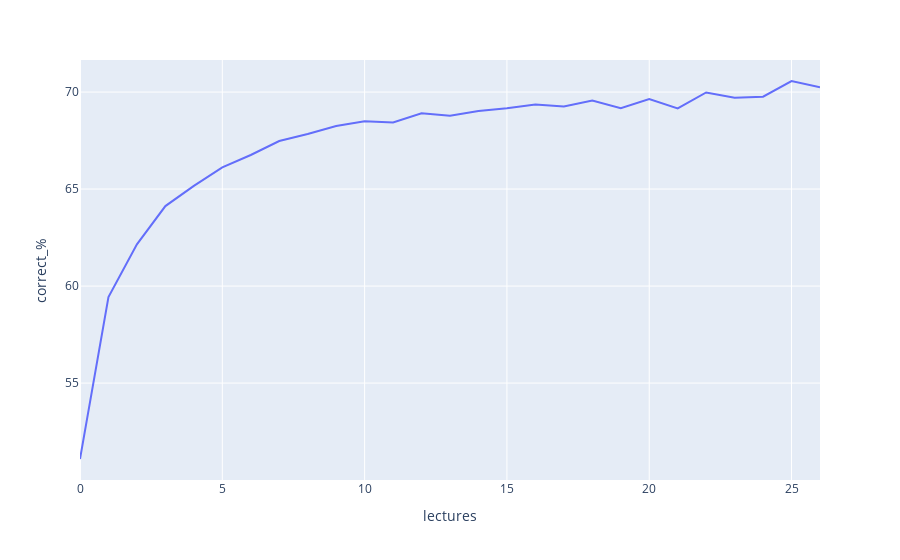

The code cell stored with this chart in its notebook:
### Markdown cell above
Видим, что на вопросы с темой=5 получено 63.8% правильных ответов, а на вопросы с темой=1 более 78.2%

### Code cell
# группируем данные по пользователям
result = (train.group_by('user_id')
     # посчитаем необходимые аггрегаты
.agg(
    # количество строк
    pl.col('row_id').count().alias('rows'),
    # количество лекций
    (pl.col('content_type_id') == 1).sum().alias('lectures'),
    # количество вопросов
    (pl.col('content_type_id') == 0).sum().alias('questions'),
    # количество правильных ответов
    (pl.col('answered_correctly') == 1).sum().alias('correct'),
).filter(
    # уберем из выборки результаты с малым количеством строк
    (pl.col('rows') > pl.col('rows').quantile(0.1)) &
    # Отсечем выбросы с количеством лекций
    (pl.col('lectures') < pl.col('lectures').quantile(0.95))
# отбираем колонки для дальнейшего анализа
).select(
    # количество лекций
    pl.col('lectures'),
    # считаем процент правильных ответов
    (pl.col('correct') / pl.col('questions') * 100).alias('correct_%')
).group_by(
    # группируем по количеству лекций
    pl.col('lectures')
).agg(
    # аггрегируем среднее по правильным ответам
    pl.col('correct_%').mean()
).sort('lectures')
          .collect(streaming=True))
# строим график
print(result)
px.line(result, x='lectures', y='correct_%')

### Figure 1 — Plotly figure (JSON) as saved in the notebook; plotly's stock layout.template omitted (floating-point values rounded to 4 significant figures)
{"data": [{"hovertemplate": "lectures=%{x}<br>correct_%=%{y}<extra></extra>", "legendgroup": "", "line": {"color": "#636efa", "dash": "solid"}, "marker": {"symbol": "circle"}, "mode": "lines", "name": "", "orientation": "v", "showlegend": false, "type": "scatter", "x": [0, 1, 2, 3, 4, 5, 6, 7, 8, 9, 10, 11, 12, 13, 14, 15, 16, 17, 18, 19, 20, 21, 22, 23, 24, 25, 26], "xaxis": "x", "y": [51.09, 59.44, 62.15, 64.12, 65.16, 66.12, 66.76, 67.47, 67.84, 68.25, 68.5, 68.43, 68.9, 68.78, 69.02, 69.16, 69.35, 69.26, 69.56, 69.16, 69.64, 69.16, 69.98, 69.71, 69.76, 70.57, 70.25], "yaxis": "y"}], "layout": {"legend": {"tracegroupgap": 0}, "margin": {"t": 60}, "xaxis": {"anchor": "y", "domain": [0, 1], "title": {"text": "lectures"}}, "yaxis": {"anchor": "x", "domain": [0, 1], "title": {"text": "correct_%"}}}}
